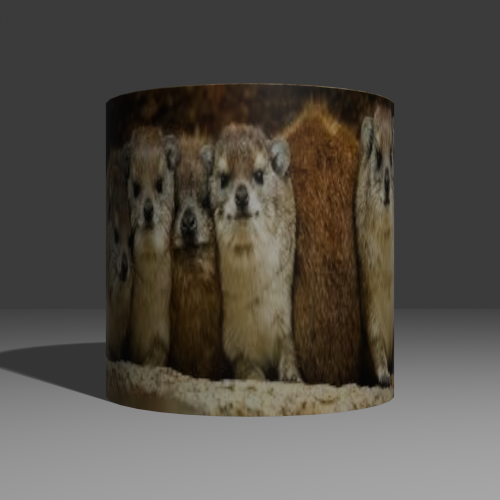
#> input picture Discussion/D2 - Unwrap the Poster on Cylindrical Pillar/camera view.png, 1000 x 1000 px (shown at 1/2 size)
$ python 'TA'"'"'s solution.py'
#> lines starting #> are read from the running program, lines starting #| are printed output that depends on the picture
import numpy as np
import cv2

def get_normalization_matrix(pts):
    ## Normalizing transformations (T)
    mean = np.mean(pts, axis=0)
    std = np.std(pts)
    scale = np.sqrt(2) / std
    T = np.array([
        [scale, 0, -scale * mean[0]],
        [0, scale, -scale * mean[1]],
        [0, 0, 1]
    ])
    return T

def solve_dlt(src_pts, dst_pts):
    # Normalize points for stability
    T1 = get_normalization_matrix(src_pts)
    T2 = get_normalization_matrix(dst_pts)

    # Apply normalization: x_norm = T * x_homogeneous
    src_h = np.column_stack([src_pts, np.ones(len(src_pts))])
    dst_h = np.column_stack([dst_pts, np.ones(len(dst_pts))])
    src_n = (T1 @ src_h.T).T
    dst_n = (T2 @ dst_h.T).T

    # Assemble Matrix A (2n x 9)
    A = []
    for i in range(len(src_pts)):
        x, y, _ = src_n[i]
        u, v, _ = dst_n[i]
        A.append([-x, -y, -1, 0, 0, 0, x*u, y*u, u])
        A.append([0, 0, 0, -x, -y, -1, x*v, y*v, v])
    A = np.array(A)

    # SVD: solution h is the last column of V
    _, _, Vh = np.linalg.svd(A)
    L = Vh[-1, :]
    H_norm = L.reshape(3, 3)

    # Denormalize: H = inv(T2) * H_norm * T1 (This is a GeminiAI clutch right here)
    H = np.linalg.inv(T2) @ H_norm @ T1
    return H / H[2, 2]

def unwrap_poster_no_target(image_path):
#> called with image_path = 'camera view.png'
    img = cv2.imread(image_path)
#> img is the input picture: shape (1000, 1000, 3); mean B, G, R 72.8, 79.5, 84
    if img is None: return print("File not found.")
    h_img, w_img = img.shape[:2]
#> h_img = 1000; w_img = 1000

    # Define virtual correspondences using gmetry
    #
    # pick 4 points on the cylinder (theta, height) and project them to camera (u, v)
    # target points (Ideal Unrolled Poster space)
    # map a 90-degree slice of the cylinder (-45 to +45 degrees)
    target_pts = np.array([
        [-np.pi/4,  1], # top left
        [ np.pi/4,  1], # top right
        [ np.pi/4, -1], # bot right
        [-np.pi/4, -1]  # bot left
    ])

    # Project these to Camera Image Plane (u, v)
    # Camera at (7,0,0), f=2. Image plane 1x1 (coords -0.5 to 0.5)
    camera_pts = []
    for theta, height in target_pts:
        # World Coords
        xw, yw, zw = np.cos(theta), np.sin(theta), height
        z_cam = 7.0 - xw
        x_cam = -yw
        y_cam = zw
        # Image Plane Coords (normalized -0.5 to 0.5) (second GeminiAI clutch)
        # without these all that is left is a 3D object but no way to "see" it on a 2D screen
        u_p = 2.0 * (x_cam / z_cam)
        v_p = 2.0 * (y_cam / z_cam)
        # Pixel Coords
        px = (u_p + 0.5) * w_img
        py = (0.5 - v_p) * h_img
        camera_pts.append([px, py])

    camera_pts = np.array(camera_pts)

    # Solve homography
    # define where we want these points in our output image (800x400)
    out_w, out_h = 800, 400
    output_canvas_pts = np.array([
        [0, 0], [out_w, 0], [out_w, out_h], [0, out_h]
    ], dtype=np.float32)

    H = solve_dlt(camera_pts, output_canvas_pts)

    # apply transformation
    # Note: As mentioned in the thread, because the surface is curved, a simple homography is an approximation.
    result = cv2.warpPerspective(img, H, (out_w, out_h))
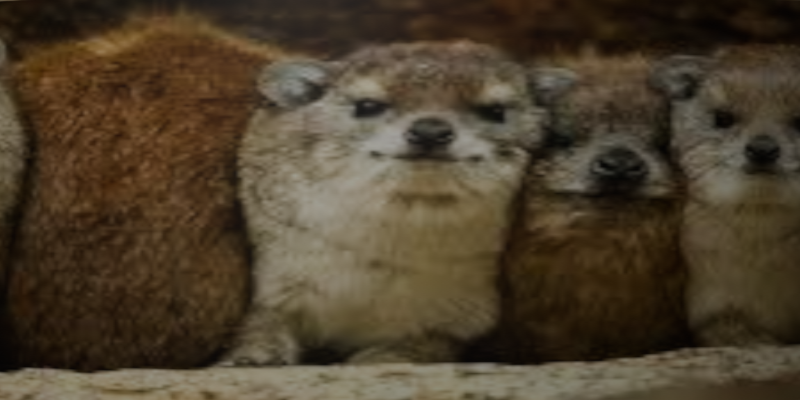
#> result: shape (400, 800, 3); mean B, G, R 44.7, 63.7, 76.9

    cv2.imwrite('unwrapped_result.jpg', result)
    print("Unwrapped image saved.")

unwrap_poster_no_target('camera view.png')
